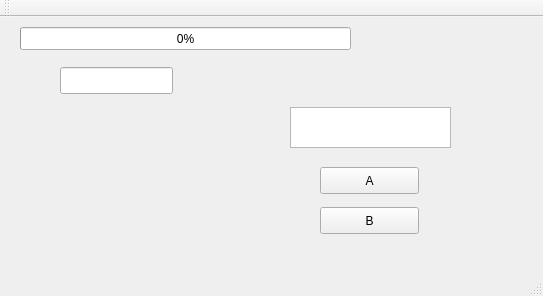
<?xml version="1.0" encoding="UTF-8"?>
<ui version="4.0">
 <class>MainWindow</class>
 <widget class="QMainWindow" name="MainWindow">
  <property name="geometry">
   <rect>
    <x>0</x>
    <y>0</y>
    <width>543</width>
    <height>296</height>
   </rect>
  </property>
  <property name="windowTitle">
   <string>MainWindow</string>
  </property>
  <property name="windowOpacity">
   <double>0.000000000000000</double>
  </property>
  <property name="toolTip">
   <string notr="true"/>
  </property>
  <property name="statusTip">
   <string notr="true"/>
  </property>
  <property name="animated">
   <bool>true</bool>
  </property>
  <property name="documentMode">
   <bool>false</bool>
  </property>
  <property name="tabShape">
   <enum>QTabWidget::Rounded</enum>
  </property>
  <property name="dockNestingEnabled">
   <bool>true</bool>
  </property>
  <property name="unifiedTitleAndToolBarOnMac">
   <bool>false</bool>
  </property>
  <widget class="QWidget" name="centralWidget">
   <widget class="QPushButton" name="Right_button">
    <property name="geometry">
     <rect>
      <x>130</x>
      <y>130</y>
      <width>61</width>
      <height>61</height>
     </rect>
    </property>
    <property name="acceptDrops">
     <bool>true</bool>
    </property>
    <property name="text">
     <string/>
    </property>
    <property name="iconSize">
     <size>
      <width>64</width>
      <height>64</height>
     </size>
    </property>
    <property name="checkable">
     <bool>false</bool>
    </property>
    <property name="checked">
     <bool>false</bool>
    </property>
    <property name="autoRepeat">
     <bool>false</bool>
    </property>
    <property name="autoExclusive">
     <bool>false</bool>
    </property>
    <property name="autoDefault">
     <bool>false</bool>
    </property>
    <property name="default">
     <bool>false</bool>
    </property>
    <property name="flat">
     <bool>true</bool>
    </property>
   </widget>
   <widget class="QPushButton" name="Left_button">
    <property name="geometry">
     <rect>
      <x>50</x>
      <y>130</y>
      <width>61</width>
      <height>61</height>
     </rect>
    </property>
    <property name="acceptDrops">
     <bool>true</bool>
    </property>
    <property name="text">
     <string/>
    </property>
    <property name="iconSize">
     <size>
      <width>64</width>
      <height>64</height>
     </size>
    </property>
    <property name="checkable">
     <bool>false</bool>
    </property>
    <property name="checked">
     <bool>false</bool>
    </property>
    <property name="autoRepeat">
     <bool>false</bool>
    </property>
    <property name="autoExclusive">
     <bool>false</bool>
    </property>
    <property name="autoDefault">
     <bool>false</bool>
    </property>
    <property name="default">
     <bool>false</bool>
    </property>
    <property name="flat">
     <bool>true</bool>
    </property>
   </widget>
   <widget class="QPushButton" name="Acc_button">
    <property name="geometry">
     <rect>
      <x>90</x>
      <y>90</y>
      <width>61</width>
      <height>61</height>
     </rect>
    </property>
    <property name="acceptDrops">
     <bool>true</bool>
    </property>
    <property name="text">
     <string/>
    </property>
    <property name="iconSize">
     <size>
      <width>64</width>
      <height>64</height>
     </size>
    </property>
    <property name="checkable">
     <bool>false</bool>
    </property>
    <property name="checked">
     <bool>false</bool>
    </property>
    <property name="autoRepeat">
     <bool>false</bool>
    </property>
    <property name="autoExclusive">
     <bool>false</bool>
    </property>
    <property name="autoDefault">
     <bool>false</bool>
    </property>
    <property name="default">
     <bool>false</bool>
    </property>
    <property name="flat">
     <bool>true</bool>
    </property>
   </widget>
   <widget class="QPushButton" name="Break_button">
    <property name="geometry">
     <rect>
      <x>90</x>
      <y>170</y>
      <width>61</width>
      <height>61</height>
     </rect>
    </property>
    <property name="acceptDrops">
     <bool>true</bool>
    </property>
    <property name="text">
     <string/>
    </property>
    <property name="iconSize">
     <size>
      <width>64</width>
      <height>64</height>
     </size>
    </property>
    <property name="checkable">
     <bool>false</bool>
    </property>
    <property name="checked">
     <bool>false</bool>
    </property>
    <property name="autoRepeat">
     <bool>false</bool>
    </property>
    <property name="autoExclusive">
     <bool>false</bool>
    </property>
    <property name="autoDefault">
     <bool>false</bool>
    </property>
    <property name="default">
     <bool>false</bool>
    </property>
    <property name="flat">
     <bool>true</bool>
    </property>
   </widget>
   <widget class="QProgressBar" name="progressBar">
    <property name="geometry">
     <rect>
      <x>20</x>
      <y>10</y>
      <width>331</width>
      <height>23</height>
     </rect>
    </property>
    <property name="value">
     <number>0</number>
    </property>
    <property name="textVisible">
     <bool>true</bool>
    </property>
   </widget>
   <widget class="QPushButton" name="button_A">
    <property name="geometry">
     <rect>
      <x>320</x>
      <y>150</y>
      <width>99</width>
      <height>27</height>
     </rect>
    </property>
    <property name="text">
     <string>A</string>
    </property>
   </widget>
   <widget class="QPushButton" name="button_B">
    <property name="geometry">
     <rect>
      <x>320</x>
      <y>190</y>
      <width>99</width>
      <height>27</height>
     </rect>
    </property>
    <property name="text">
     <string>B</string>
    </property>
   </widget>
   <widget class="QLineEdit" name="lineEdit">
    <property name="geometry">
     <rect>
      <x>60</x>
      <y>50</y>
      <width>113</width>
      <height>27</height>
     </rect>
    </property>
   </widget>
   <widget class="QGraphicsView" name="graphicsView">
    <property name="geometry">
     <rect>
      <x>290</x>
      <y>90</y>
      <width>161</width>
      <height>41</height>
     </rect>
    </property>
    <property name="autoFillBackground">
     <bool>false</bool>
    </property>
    <property name="frameShape">
     <enum>QFrame::StyledPanel</enum>
    </property>
    <property name="frameShadow">
     <enum>QFrame::Sunken</enum>
    </property>
    <property name="backgroundBrush">
     <brush brushstyle="NoBrush">
      <color alpha="0">
       <red>0</red>
       <green>0</green>
       <blue>0</blue>
      </color>
     </brush>
    </property>
   </widget>
  </widget>
  <widget class="QMenuBar" name="menuBar">
   <property name="geometry">
    <rect>
     <x>0</x>
     <y>0</y>
     <width>543</width>
     <height>25</height>
    </rect>
   </property>
  </widget>
  <widget class="QToolBar" name="mainToolBar">
   <attribute name="toolBarArea">
    <enum>TopToolBarArea</enum>
   </attribute>
   <attribute name="toolBarBreak">
    <bool>false</bool>
   </attribute>
  </widget>
  <widget class="QStatusBar" name="statusBar"/>
 </widget>
 <layoutdefault spacing="6" margin="11"/>
 <resources/>
 <connections/>
</ui>
